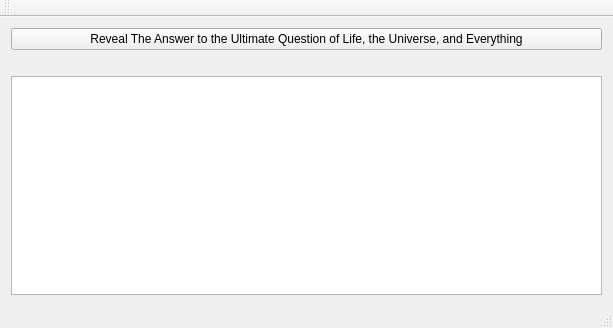
<?xml version="1.0" encoding="UTF-8"?>
<ui version="4.0">
 <class>MainWindow</class>
 <widget class="QMainWindow" name="MainWindow">
  <property name="geometry">
   <rect>
    <x>0</x>
    <y>0</y>
    <width>613</width>
    <height>328</height>
   </rect>
  </property>
  <property name="windowTitle">
   <string>MainWindow</string>
  </property>
  <widget class="QWidget" name="centralWidget">
   <layout class="QVBoxLayout" name="verticalLayout">
    <item>
     <widget class="QPushButton" name="pushButton">
      <property name="text">
       <string>Reveal The Answer to the Ultimate Question of Life, the Universe, and Everything</string>
      </property>
     </widget>
    </item>
    <item>
     <widget class="QLabel" name="label">
      <property name="text">
       <string/>
      </property>
      <property name="alignment">
       <set>Qt::AlignCenter</set>
      </property>
     </widget>
    </item>
    <item>
     <widget class="QGraphicsView" name="graphicsView"/>
    </item>
   </layout>
  </widget>
  <widget class="QMenuBar" name="menuBar">
   <property name="geometry">
    <rect>
     <x>0</x>
     <y>0</y>
     <width>613</width>
     <height>26</height>
    </rect>
   </property>
  </widget>
  <widget class="QToolBar" name="mainToolBar">
   <attribute name="toolBarArea">
    <enum>TopToolBarArea</enum>
   </attribute>
   <attribute name="toolBarBreak">
    <bool>false</bool>
   </attribute>
  </widget>
  <widget class="QStatusBar" name="statusBar"/>
 </widget>
 <layoutdefault spacing="6" margin="11"/>
 <resources/>
 <connections/>
</ui>
